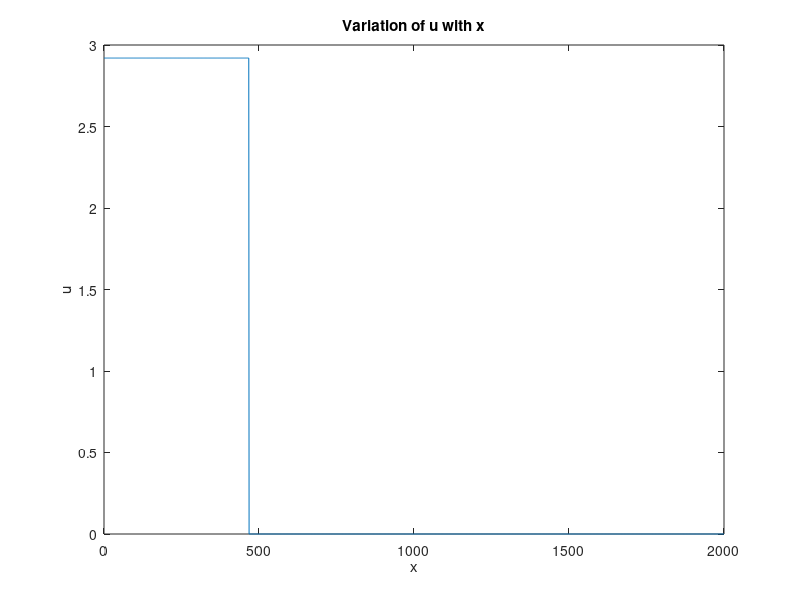
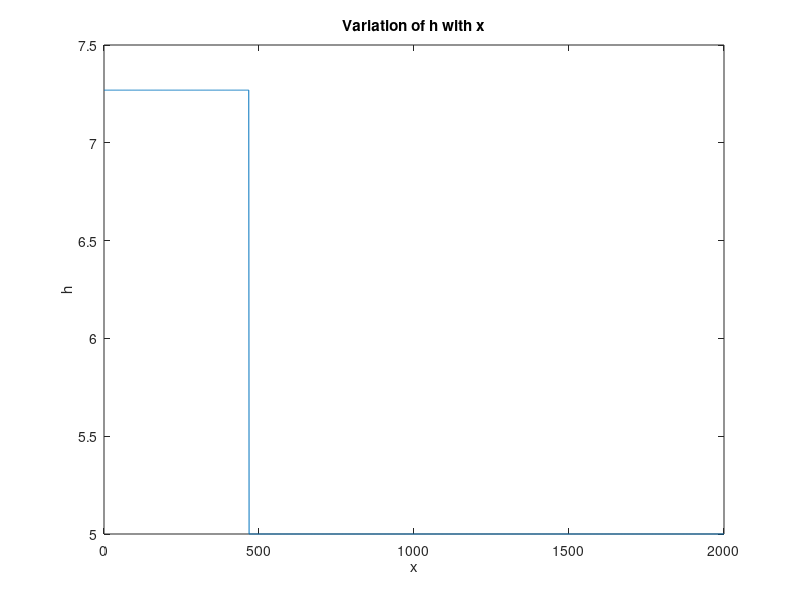

These figures' MATLAB source, in order:
clc
clear
close all
%%Subject of the question : Complete solution II & Page 40...
%%Data entry
load('hu_star_II.mat','h_star','u_star','h_L','h_R','u_L','u_R');

% h_L = 10;
% h_R = 0.1;
% u_L = 0;
% u_R = 0;
% h_star = 1.711789;
% u_star = 11.613321;

g=9.81;
c_L = sqrt(g * h_L);
c_R = sqrt(g * h_R);
c_star = sqrt(g * h_star);

t = 50;
x = 0:2000;
S = x / t;

h = zeros(size(x));
u = zeros(size(x));
%% Calculations

for i = 1:length(x)
    if S(i) <= u_star
        if h_star > h_L   % left wave is a shock
            q_L = sqrt((1/2) * (((h_star + h_L) * h_star) / (h_L^2)));
            S_L = u_L - c_L*q_L;

            if (S_L <= S(i)) && (S(i) <= u_star)
                h(i) = h_star;
                u(i) = u_star;

            elseif S(i) <= S_L
                h(i) = h_L;
                u(i) = u_L;
            end

        elseif h_star <= h_L  % left wave is a rarefaction
            S_HL = u_L - c_L;
            S_TL = u_star - c_star;

            if S(i) <= S_HL
                h(i) = h_L;
                u(i) = u_L;

            elseif (S_HL <= S(i)) && (S(i) <= S_TL)
                h(i) = (1/3 * (u_L + 2*c_L - x(i)/t))^2 / g;    % w_Lfan
                u(i) = (1/3) * (u_L + 2*c_L + (2*x(i))/t);

            elseif (S_TL <= S(i)) && (S(i) <= u_star)
                h(i) = h_star;
                u(i) = u_star;
            end

        end

    elseif S(i) > u_star
        if h_star > h_R   % Right wave is a shock
            q_R = sqrt((1/2) * ((h_star + h_R) * h_star) / (h_R^2));
            S_R = u_R + c_R*q_R;

            if (u_star <= S(i)) && (S(i) <= S_R)
                h(i) = h_star;
                u(i) = u_star;

            elseif S(i) >= S_R
                h(i) = h_R;
                u(i) = u_R;

            end

        elseif h_star <= h_R   % Right wave is a rarefaction
            S_HR = u_R + c_R;
            S_TR = u_star + c_star;

            if (u_star <= S(i)) && (S(i) <= S_TR)
                h(i) = h_star;
                u(i) = u_star;

            elseif (S_TR <= S(i)) && (S(i) <= S_HR)
                h(i) = ((1/3)*(-u_R + 2*c_R + x(i)/t))^2 / g;   % w_Rfan
                u(i) = (1/3) * (u_R - 2*c_R + (2*x(i))/t);

            elseif S(i) >= S_HR
                h(i) = h_R;
                u(i) = u_R;
            end
        end
    end
end
%% Plotting

figure;
plot(x, u);
xlabel('x');
ylabel('u');
title('Variation of u with x');

figure;
plot(x, h);
xlabel('x');
ylabel('h');
title('Variation of h with x');




